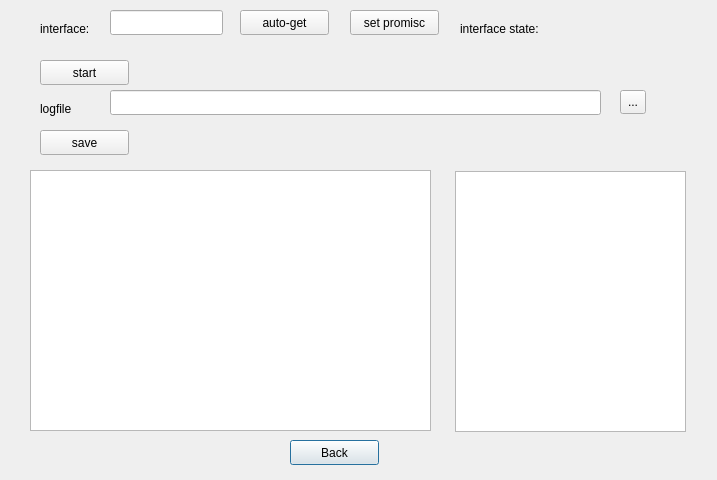
<?xml version="1.0" encoding="UTF-8"?>
<ui version="4.0">
 <class>sniffer</class>
 <widget class="QDialog" name="sniffer">
  <property name="geometry">
   <rect>
    <x>0</x>
    <y>0</y>
    <width>717</width>
    <height>480</height>
   </rect>
  </property>
  <property name="windowTitle">
   <string>Dialog</string>
  </property>
  <widget class="QPushButton" name="pushButton">
   <property name="geometry">
    <rect>
     <x>290</x>
     <y>440</y>
     <width>89</width>
     <height>25</height>
    </rect>
   </property>
   <property name="text">
    <string>Back</string>
   </property>
  </widget>
  <widget class="QListWidget" name="pack">
   <property name="geometry">
    <rect>
     <x>30</x>
     <y>170</y>
     <width>401</width>
     <height>261</height>
    </rect>
   </property>
  </widget>
  <widget class="QListWidget" name="detail">
   <property name="geometry">
    <rect>
     <x>455</x>
     <y>171</y>
     <width>231</width>
     <height>261</height>
    </rect>
   </property>
  </widget>
  <widget class="QLabel" name="label">
   <property name="geometry">
    <rect>
     <x>40</x>
     <y>20</y>
     <width>67</width>
     <height>17</height>
    </rect>
   </property>
   <property name="text">
    <string>interface:</string>
   </property>
  </widget>
  <widget class="QLineEdit" name="inter">
   <property name="geometry">
    <rect>
     <x>110</x>
     <y>10</y>
     <width>113</width>
     <height>25</height>
    </rect>
   </property>
  </widget>
  <widget class="QPushButton" name="auto_get">
   <property name="geometry">
    <rect>
     <x>240</x>
     <y>10</y>
     <width>89</width>
     <height>25</height>
    </rect>
   </property>
   <property name="text">
    <string>auto-get</string>
   </property>
  </widget>
  <widget class="QPushButton" name="set">
   <property name="geometry">
    <rect>
     <x>350</x>
     <y>10</y>
     <width>89</width>
     <height>25</height>
    </rect>
   </property>
   <property name="text">
    <string>set promisc</string>
   </property>
  </widget>
  <widget class="QLabel" name="label_2">
   <property name="geometry">
    <rect>
     <x>460</x>
     <y>20</y>
     <width>121</width>
     <height>17</height>
    </rect>
   </property>
   <property name="text">
    <string>interface state:</string>
   </property>
  </widget>
  <widget class="QPushButton" name="start">
   <property name="geometry">
    <rect>
     <x>40</x>
     <y>60</y>
     <width>89</width>
     <height>25</height>
    </rect>
   </property>
   <property name="text">
    <string>start</string>
   </property>
  </widget>
  <widget class="QLabel" name="label_3">
   <property name="geometry">
    <rect>
     <x>40</x>
     <y>100</y>
     <width>67</width>
     <height>17</height>
    </rect>
   </property>
   <property name="text">
    <string>logfile</string>
   </property>
  </widget>
  <widget class="QLineEdit" name="file">
   <property name="geometry">
    <rect>
     <x>110</x>
     <y>90</y>
     <width>491</width>
     <height>25</height>
    </rect>
   </property>
  </widget>
  <widget class="QToolButton" name="toolButton">
   <property name="geometry">
    <rect>
     <x>620</x>
     <y>90</y>
     <width>26</width>
     <height>24</height>
    </rect>
   </property>
   <property name="text">
    <string>...</string>
   </property>
  </widget>
  <widget class="QPushButton" name="save">
   <property name="geometry">
    <rect>
     <x>40</x>
     <y>130</y>
     <width>89</width>
     <height>25</height>
    </rect>
   </property>
   <property name="text">
    <string>save</string>
   </property>
  </widget>
  <widget class="QLabel" name="save_res">
   <property name="geometry">
    <rect>
     <x>140</x>
     <y>130</y>
     <width>461</width>
     <height>17</height>
    </rect>
   </property>
   <property name="text">
    <string/>
   </property>
  </widget>
  <widget class="QLabel" name="state">
   <property name="geometry">
    <rect>
     <x>580</x>
     <y>20</y>
     <width>67</width>
     <height>17</height>
    </rect>
   </property>
   <property name="text">
    <string/>
   </property>
  </widget>
  <widget class="QLabel" name="tip">
   <property name="geometry">
    <rect>
     <x>160</x>
     <y>60</y>
     <width>411</width>
     <height>17</height>
    </rect>
   </property>
   <property name="text">
    <string/>
   </property>
  </widget>
 </widget>
 <resources/>
 <connections/>
</ui>
